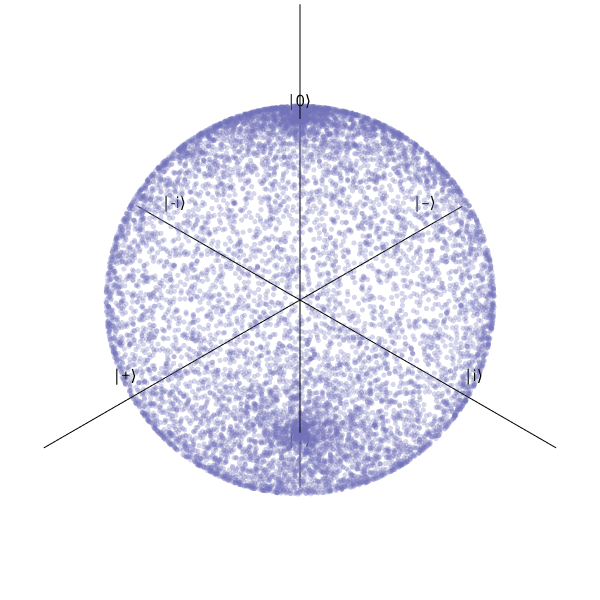

Notebook cell for this chart:
### Code cell
not_haar_samples = [not_a_haar_random_unitary() for _ in range(num_samples)]

X = np.array([[0, 1], [1, 0]])
Y = np.array([[0, -1j], [1j, 0]])
Z = np.array([[1, 0], [0, -1]])

# Used the mixed state simulator so we could have the density matrix for this part!
def convert_to_bloch_vector(rho):
    """Convert a density matrix to a Bloch vector."""
    ax = np.trace(np.dot(rho, X)).real
    ay = np.trace(np.dot(rho, Y)).real
    az = np.trace(np.dot(rho, Z)).real
    return [ax, ay, az]

not_haar_bloch_vectors = np.array([convert_to_bloch_vector(s) for s in not_haar_samples])

plot_bloch_sphere(not_haar_bloch_vectors,'light')

### Figure 1 — Plotly figure (JSON) as saved in the notebook; plotly's stock layout.template omitted (floating-point values rounded to 4 significant figures; data arrays with more than 128 entries replaced by an {"elided": "..."} marker saying what was removed)
{"data": [{"line": {"color": "#000000", "width": 2}, "mode": "lines", "showlegend": false, "type": "scatter3d", "x": [-1.5, 1.5], "y": [0, 0], "z": [0, 0]}, {"line": {"color": "#000000", "width": 2}, "mode": "lines", "showlegend": false, "type": "scatter3d", "x": [0, 0], "y": [-1.5, 1.5], "z": [0, 0]}, {"line": {"color": "#000000", "width": 2}, "mode": "lines", "showlegend": false, "type": "scatter3d", "x": [0, 0], "y": [0, 0], "z": [-1.5, 1.5]}, {"mode": "text", "showlegend": false, "text": ["|0⟩", "|1⟩", "|+⟩", "|–⟩", "|i⟩", "|-i⟩"], "textfont": {"color": "#000000", "size": 16}, "type": "scatter3d", "x": [0.05, 0.05, 1.1, -1.1, 0, 0], "y": [0.05, 0.05, 0, 0, 1.1, -1.1], "z": [1, -1.2, 0, 0, 0, 0]}, {"marker": {"color": "#7272BA", "opacity": 0.3, "size": 3}, "mode": "markers", "showlegend": false, "type": "scatter3d", "x": {"elided": "10000 float values"}, "y": {"elided": "10000 float values"}, "z": {"elided": "10000 float values"}}], "layout": {"height": 600, "margin": {"b": 0, "l": 0, "r": 0, "t": 0}, "paper_bgcolor": "rgba(0,0,0,0)", "plot_bgcolor": "rgba(0,0,0,0)", "scene": {"bgcolor": "rgba(0,0,0,0)", "camera": {"eye": {"x": 0.7, "y": 0.7, "z": 0.7}}, "xaxis": {"showbackground": false, "showgrid": false, "showticklabels": false, "title": {"text": ""}, "zeroline": false}, "yaxis": {"showbackground": false, "showgrid": false, "showticklabels": false, "title": {"text": ""}, "zeroline": false}, "zaxis": {"showbackground": false, "showgrid": false, "showticklabels": false, "title": {"text": ""}, "zeroline": false}}, "width": 600}}
